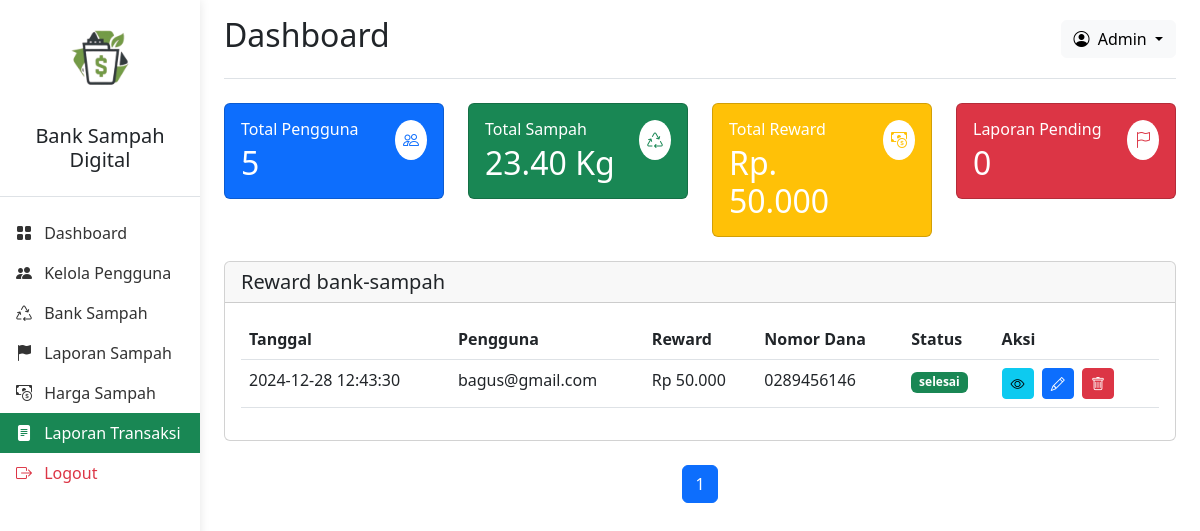
Page /dashboard/Transaksi.php (signed in) on the committed database.
### tables this page shows
CREATE TABLE `pengeluaran` (
  `id_pengeluaran` int NOT NULL,
  `id_user` int NOT NULL,
  `Nama_dana` text NOT NULL,
  `Nomor_dana` text NOT NULL,
  `jumlah` decimal(10,2) NOT NULL,
  `tanggal` datetime DEFAULT CURRENT_TIMESTAMP,
  `status` enum('pending','selesai','batal') DEFAULT 'pending',
  `created_at` timestamp NULL DEFAULT CURRENT_TIMESTAMP,
  `updated_at` timestamp NULL DEFAULT CURRENT_TIMESTAMP ON UPDATE CURRENT_TIMESTAMP
);

CREATE TABLE `users` (
  `id_user` int NOT NULL,
  `email` varchar(255) NOT NULL,
  `password` varchar(255) NOT NULL,
  `role` enum('user','admin') DEFAULT 'user',
  `tanggal_daftar` timestamp NULL DEFAULT CURRENT_TIMESTAMP
);

### dashboard/Transaksi.php (the view, shortened to what this page needs)
<?php
require_once "../functions/functions.php";
$batas_data = 10;
$halaman = isset($_GET['halaman']) ? (int)$_GET['halaman'] : 1;
$posisi = ($halaman - 1) * $batas_data;
$query_total = "SELECT COUNT(*) AS total FROM pengeluaran";
$total_result = $conn->query($query_total);
$total_data = $total_result->fetch_assoc()['total'];
$total_halaman = ceil($total_data / $batas_data);
$stmt = $conn->prepare("SELECT pengeluaran.*, users.email
                                FROM pengeluaran
                                INNER JOIN users ON pengeluaran.id_user = users.id_user
                                LIMIT ?, ?");
$stmt->bind_param("ii",$posisi, $batas_data);
$stmt->execute();
$result = $stmt->get_result();
?>
<!DOCTYPE html>
<html lang="id">
<head>
    <link href="https://cdn.jsdelivr.net/npm/bootstrap@5.3.0/dist/css/bootstrap.min.css" rel="stylesheet">
    <link href="https://cdn.jsdelivr.net/npm/bootstrap-icons@1.7.2/font/bootstrap-icons.css" rel="stylesheet">
    <link rel="stylesheet" href="../assets/css/admin.css">
</head>
<body>
    <div class="container-fluid">
        <div class="row">
            <div class="col-md-3 col-lg-2 px-0 bg-white sidebar">
                <div class="d-flex flex-column">
                    <div class="text-center p-3 border-bottom">
                        <img src="../assets/img/Logo.png" alt="Logo" class="img-fluid mb-2" style="max-width: 100px;">
                        <h5>Bank Sampah Digital</h5>
                    </div>
                    <ul class="nav flex-column py-3">
                        <li class="nav-item">
                            <a class="nav-link" href="admin.php">
                                <i class="bi bi-grid-fill me-2"></i>
                                Dashboard
                            </a>
                        </li>
                        <li class="nav-item">
                            <a class="nav-link" href="Kelola.php">
                                <i class="bi bi-people-fill me-2"></i>
                                Kelola Pengguna
                            </a>
                        </li>
                        <li class="nav-item">
                            <a class="nav-link" href="bank-sampah.php">
                                <i class="bi bi-recycle me-2"></i>
                                Bank Sampah
                            </a>
                        </li>
                        <li class="nav-item">
                            <a class="nav-link" href="Laporan.php">
                                <i class="bi bi-flag-fill me-2"></i>
                                Laporan Sampah
                            </a>
                        </li>
                        <li class="nav-item">
                            <a class="nav-link" href="Harga.php">
                                <i class="bi bi-cash-coin me-2"></i>
                                Harga Sampah
                            </a>
                        </li>
                        <li class="nav-item">
                            <a class="nav-link active" href="Transaksi.php">
                                <i class="bi bi-file-text-fill me-2"></i>
                                Laporan Transaksi
                            </a>
                        </li>
                        <li class="nav-item mt-auto">
                            <a class="nav-link text-danger" href="<?php echo $GLOBALS['base_url']; ?>/user/logout.php">
                                <i class="bi bi-box-arrow-right me-2"></i>
                                Logout
                            </a>
                        </li>
                    </ul>
                </div>
            </div>
            <div class="col-md-9 col-lg-10 ms-sm-auto px-4 py-3">
                <header class="d-flex justify-content-between align-items-center pb-3 mb-4 border-bottom">
                    <h1 class="h2">Dashboard</h1>
                    <div class="d-flex align-items-center">
                        <div class="dropdown">
                            <button class="btn btn-light dropdown-toggle" type="button" id="profileDropdown" data-bs-toggle="dropdown">
                                <i class="bi bi-person-circle me-1"></i>
                                Admin
                            </button>
                        </div>
                    </div>
                </header>
                <div class="row g-4 mb-4">
                    <div class="col-md-3">
                        <div class="card card-dashboard bg-primary text-white">
                            <div class="card-body">
                                <div class="d-flex justify-content-between align-items-start">
                                    <div>
                                        <h6 class="card-title mb-1">Total Pengguna</h6>
                                        <h2 class="mb-0"><?= totaluser(); ?></h2>
                                    </div>
                                    <div class="bg-white rounded-circle p-2">
                                        <i class="bi bi-people text-primary"></i>
                                    </div>
                                </div>
                            </div>
                        </div>
                    </div>
                    <div class="col-md-3">
                        <div class="card card-dashboard bg-success text-white">
                            <div class="card-body">
                                <div class="d-flex justify-content-between align-items-start">
                                    <div>
                                        <h6 class="card-title mb-1">Total Sampah</h6>
                                        <h2 class="mb-0"><?= totalsampah(); ?></h2>
                                    </div>
                                    <div class="bg-white rounded-circle p-2">
                                        <i class="bi bi-recycle text-success"></i>
                                    </div>
                                </div>
                            </div>
                        </div>
                    </div>
                    <div class="col-md-3">
                        <div class="card card-dashboard bg-warning text-white">
                            <div class="card-body">
                                <div class="d-flex justify-content-between align-items-start">
                                    <div>
                                        <h6 class="card-title mb-1">Total Reward</h6>
                                        <h2 class="mb-0"><?= reward(); ?></h2>
                                    </div>
                                    <div class="bg-white rounded-circle p-2">
                                        <i class="bi bi-cash-coin text-warning"></i>
                                    </div>
                                </div>
                            </div>
                        </div>
                    </div>
                    <div class="col-md-3">
                        <div class="card card-dashboard bg-danger text-white">
                            <div class="card-body">
                                <div class="d-flex justify-content-between align-items-start">
                                    <div>
                                        <h6 class="card-title mb-1">Laporan Pending</h6>
                                        <h2 class="mb-0"><?php totallapor2(); ?></h2>
                                    </div>
                                    <div class="bg-white rounded-circle p-2">
                                        <i class="bi bi-flag text-danger"></i>
                                    </div>
                                </div>
                            </div>
                        </div>
                    </div>
                </div>
                 <div class="card mb-4">
                    <div class="card-header d-flex justify-content-between align-items-center">
                        <h5 class="mb-0">Reward bank-sampah</h5>
                    </div>
                    <div class="card-body">
                        <div class="table-responsive">
                            <table class="table table-hover">
                                <thead>
                                <tr>
                                    <th>Tanggal</th>
                                    <th>Pengguna</th>
                                    <th>Reward</th>
                                    <th>Nomor Dana</th>
                                    <th>Status</th>
                                    <th>Aksi</th>
                                </tr>
                            </thead>
                            <?php while($row = $result->fetch_assoc()): ?>
                            <tbody>
                                <tr>
                                    <td><?= $row['tanggal']; ?></td>
                                    <td><?= $row['email']; ?></td>
                                    <td><?= "Rp ". number_format($row['jumlah'], 0, ',', '.') ?></td>
                                    <td><?= $row['Nomor_dana']; ?></td>
                                    <?php if($row['status'] == 'batal'): ?>
                                        <td>
                                        <span class="badge bg-danger">batal</span>
                                        </td>
                                    <?php elseif($row['status'] == 'pending'): ?>
                                        <td>
                                            <span class="badge bg-warning">pending</span>
                                        </td>
                                    <?php elseif($row['status'] == 'selesai'): ?>
                                        <td>
                                            <span class="badge bg-success">selesai</span>
                                        </td>
                                    <?php endif; ?>
                                    <td>
                                        <button class="btn btn-sm btn-info me-1 lihat-btn"
                                            data-bs-toggle="modal"
                                            data-bs-target="#lihatModal"
                                            data-id="<?= $row['id_pengeluaran']; ?>"
                                            data-email="<?= $row['email']; ?>"
                                            data-nomor_dana="<?= $row['Nomor_dana']; ?>"
                                            data-jumlah="<?= $row['jumlah']; ?>">
                                            <i class="bi bi-eye"></i>
                                        </button>
                                        <button class="btn btn-sm btn-primary me-1 edit-btn"
                                            data-bs-toggle="modal"
                                            data-bs-target="#editModal"
                                            data-id="<?= $row['id_pengeluaran']; ?>"
                                            data-email="<?= $row['email']; ?>"
                                            data-nomor_dana="<?= $row['Nomor_dana']; ?>"
                                            data-jumlah="<?= $row['jumlah']; ?>"
                                            data-status="<?= $row['status']; ?>">
                                            <i class="bi bi-pencil"></i>
                                        </button>
                                        <button class="btn btn-sm btn-danger me-1 delete-btn"
                                            data-bs-toggle="modal"
                                            data-bs-target="#deleteModal"
                                            data-id="<?= $row['id_pengeluaran']; ?>"
                                            data-email="<?= $row['email']; ?>"
                                            data-nomor_dana="<?= $row['Nomor_dana']; ?>"
                                            data-jumlah="<?= $row['jumlah']; ?>" >
                                            <i class="bi bi-trash"></i>
                                        </button>
                                    </td>
                                </tr>
                            </tbody>
                            <?php endwhile; ?>
                        </table>
                    </div>
                </div>
            </div>
            <div class="pagination d-flex justify-content-center mt-3">
                <nav aria-label="Page navigation">
                    <ul class="pagination">
                        <?php
                        for($x = 1; $x <= $total_halaman; $x++){
                            $active = ($x == $halaman) ? 'active' : '';
                            echo "<li class='page-item $active'><a class='page-link' href='?halaman=$x'>$x</a></li>";
                        }
                        ?>
                    </ul>
                </nav>
            </div>
</div>
</div>
</div>
</body>
</html>

### assets/css/admin.css (style rules this page uses)
.sidebar { min-height: 100vh; box-shadow: 0 0 10px rgba(0,0,0,0.1); }
.nav-link { color: #333; padding: 0.5rem 1rem; }
.nav-link.active { background-color: #198754; color: white; }
.card-dashboard { transition: transform 0.2s; }

### rows in the picture
pengeluaran: tanggal "2024-12-28 12:43:30", id_user.email "bagus@gmail.com", jumlah "50.000", Nomor_dana "0289456146", status "selesai"

### other values in the picture
totaluser() "5"
$total_sampah "23.40"
reward() "Rp. 50.000"
$total_lapor "0"
